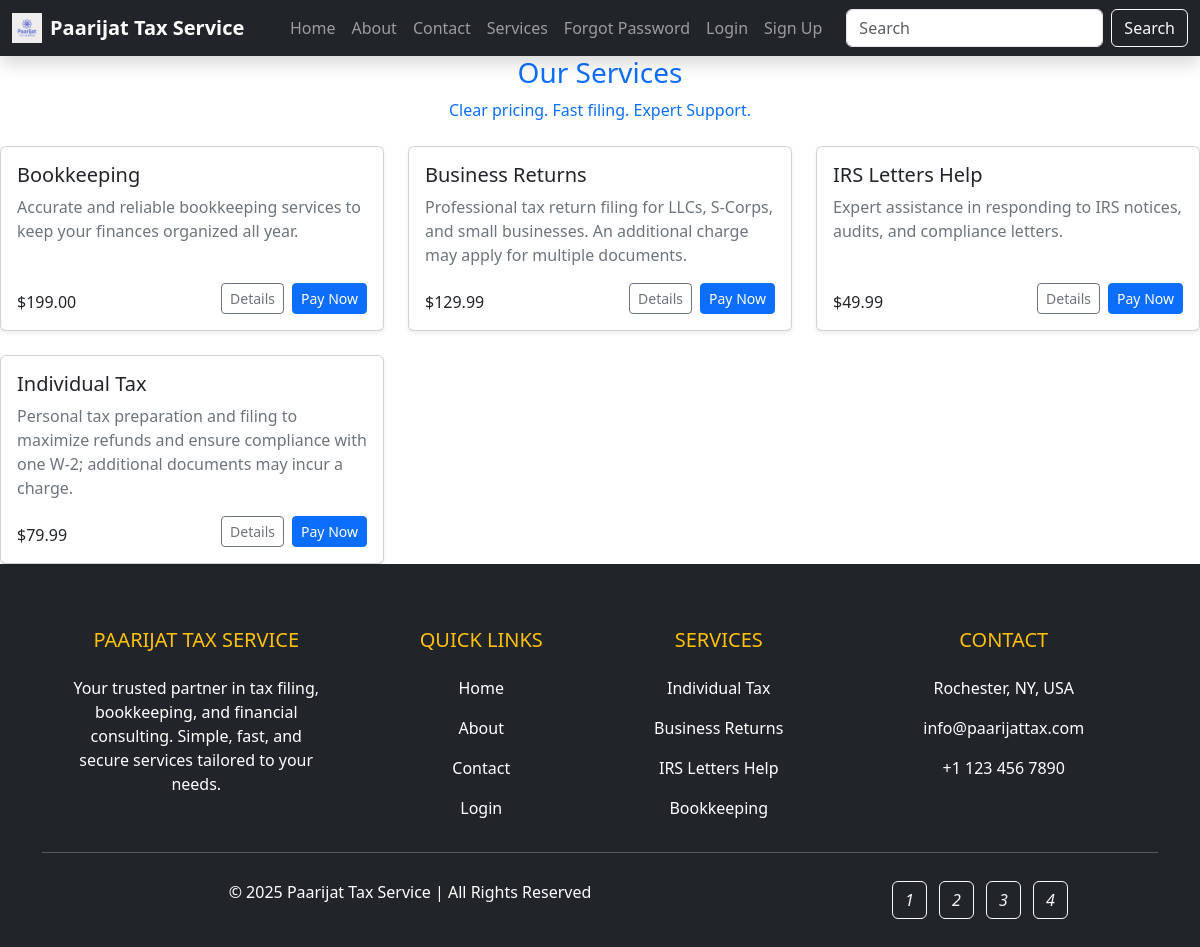
The app's page /service/ with its own data.
### service/models.py (models this page shows, shortened)
class Service(models.Model):
    title = models.CharField(max_length=120)
    slug = models.SlugField(unique=True)
    summary = models.TextField()
    price = models.DecimalField(max_digits=8, decimal_places=2)
    is_active = models.BooleanField(default=True)
    created_at = models.DateTimeField(auto_now_add=True)
    class Meta:
        ordering = ["title"]

### service/views.py (the view)
# urls.py: path('', views.service_list, name='list'),
def service_list(request):
    services = Service.objects.filter(is_active=True)
    return render(request, "service/service.html", {"services": services})

### templates/service/service.html (shortened to what this page needs)
{% extends 'base.html' %}
{% block content %}
<header class="mb-4 mt-5 text-center text-primary">
  <h1 class="h3 ">Our Services</h1>
  <p class="text-center">Clear pricing. Fast filing. Expert Support.</p>
</header>
<div class="row g-4">
  {% for service in services %}
  <div class="col-12 col-md-6 col-lg-4">
    <div class="card h-100 shadow-sm card-hover">
      <div class="card-body d-flex flex-column">
        <h2 class="h5">{{ service.title}}</h2>
        <p class="text-secondary mb-3">{{ service.summary}}</p>
        <div class="mt-auto d-flex justify-content-between align-items-end">
          <span class="fw-semibold-fs-5">${{ service.price }}</span>
          <div class="d-flex gap-2">
            <a href="{% url 'service:detail' service.slug %}" class="btn btn-outline-secondary btn-sm">Details</a>
            <a href="{% url 'service:pay' service.slug %}" class="btn btn-primary btn-sm">Pay Now</a>
          </div>
        </div>
      </div>
    </div>
  </div>
  {% endfor %}
</div>
{% endblock content %}

### templates/base.html (shortened to what this page needs)
{% load static %}
<!DOCTYPE html>
<html lang="en">
<head>
  <link href="https://cdn.jsdelivr.net/npm/bootstrap@5.3.7/dist/css/bootstrap.min.css" rel="stylesheet"
>
  <link rel="stylesheet" href="{% static 'css/main.css' %}">
</head>
<body>
    {% include 'navbar.html' %}
  <main>
    {% block content %}{% endblock %}
  </main>
  <footer class="bg-dark text-white pt-5 pb-4">
    <div class="container text-center text-md-left">
      <div class="row text-center text-md-left">
        <div class="col-md-3 col-lg-3 col-xl-3 mx-auto mt-3">
          <h5 class="text-uppercase mb-4 font-weight-bold text-warning">Paarijat Tax Service</h5>
          <p>Your trusted partner in tax filing, bookkeeping, and financial consulting. Simple, fast, and secure services tailored to your needs.</p>
        </div>
        <div class="col-md-2 col-lg-2 col-xl-2 mx-auto mt-3">
          <h5 class="text-uppercase mb-4 font-weight-bold text-warning">Quick Links</h5>
          <p><a href="{% url 'home' %}" class="text-white" style="text-decoration: none;">Home</a></p>
          <p><a href="{% url 'about' %}" class="text-white" style="text-decoration: none;">About</a></p>
          <p><a href="{% url 'contact' %}" class="text-white" style="text-decoration: none;">Contact</a></p>
          <p><a class="text-white" style="text-decoration: none;" href="{% url 'login' %}">Login</a></p>
        </div>
        <div class="col-md-3 col-lg-2 col-xl-2 mx-auto mt-3">
          <h5 class="text-uppercase mb-4 font-weight-bold text-warning">Services</h5>
          <p>Individual Tax</p>
          <p>Business Returns</p>
          <p>IRS Letters Help</p>
          <p>Bookkeeping</p>
        </div>
        <div class="col-md-4 col-lg-3 col-xl-3 mx-auto mt-3">
          <h5 class="text-uppercase mb-4 font-weight-bold text-warning">Contact</h5>
          <p> Rochester, NY, USA</p>
          <p> info@paarijattax.com</p>
          <p> +1 123 456 7890</p>
        </div>
      </div>
      <hr class="mb-4">
      <div class="row align-items-center">
        <div class="col-md-7 col-lg-8">
          <p>© 2025 Paarijat Tax Service | All Rights Reserved</p>
        </div>
        <div class="col-md-5 col-lg-4">
          <div class="text-center text-md-right">
            <a href="#" class="btn btn-outline-light btn-floating m-1" role="button"><i class="fab fa-facebook-f">1</i></a>
            <a href="#" class="btn btn-outline-light btn-floating m-1" role="button"><i class="fab fa-twitter">2</i></a>
            <a href="#" class="btn btn-outline-light btn-floating m-1" role="button"><i class="fab fa-instagram">3</i></a>
            <a href="#" class="btn btn-outline-light btn-floating m-1" role="button"><i class="fab fa-linkedin-in">4</i></a>
          </div>
        </div>
      </div>
    </div>
  </footer>
</body>
</html>

### templates/navbar.html (shortened to what this page needs)
{% load static %}
<nav class="navbar navbar-expand-lg navbar-dark bg-dark fixed-top shadow">
  <div class="container-fluid">
    <a class="navbar-brand fw-bold d-flex align-items-center" href="{% url 'root' %}">
  <img src="{% static 'images/logo.png' %}" alt="Logo" width="30" height="30" class="d-inline-block align-text-top me-2">
  Paarijat Tax Service
</a>
    <div class="collapse navbar-collapse" id="mainNavbar">
      <ul class="navbar-nav ms-auto mb-2 mb-lg-0">
        {% if user.is_authenticated %}
        <li class="nav-item"><a class="nav-link" href="{% url 'upload' %}">Upload documents</a></li>
        <li class="nav-item"><a class="nav-link" href="{% url 'password_change' %}">Change Password</a></li>
        <li class="nav-item"><a class="nav-link" href="{% url 'logout' %}">Logout</a></li>
        {% else %}
        <li class="nav-item"><a class="nav-link" href="{% url 'home' %}">Home</a></li>
        <li class="nav-item"><a class="nav-link" href="{% url 'about' %}">About</a></li>
        <li class="nav-item"><a class="nav-link" href="{% url 'contact' %}">Contact</a></li>
        <li class="nav-item"><a class="nav-link" href="{% url 'service:list' %}">Services</a></li>
        <li class="nav-item">
            <a class="nav-link" href="{% url 'password_reset_request' %}">Forgot Password</a>
        </li>
        <li class="nav-item"><a class="nav-link" href="{% url 'login' %}">Login</a></li>
        <li class="nav-item"><a class="nav-link" href="{% url 'signup' %}">Sign Up</a></li>
        {% endif %}
      </ul>
      <form class="d-flex ms-lg-3">
        <input class="form-control me-2" type="search" placeholder="Search">
        <button class="btn btn-outline-light">Search</button>
      </form>
    </div>
  </div>
</nav>

### static/css/main.css (style rules this page uses)
main { margin-top: 56px; }
footer { background-color: #3f4345; color: white; padding: 6px; text-align: center; }

### records on screen
Service: title "Bookkeeping", summary "Accurate and reliable bookkeeping services to keep your finances organized all year.", price "199.00"
Service: title "Business Returns", summary "Professional tax return filing for LLCs, S-Corps, and small businesses. An additional charge may apply for multiple documents.", price "129.99"
Service: title "IRS Letters Help", summary "Expert assistance in responding to IRS notices, audits, and compliance letters.", price "49.99"
Service: title "Individual Tax", summary "Personal tax preparation and filing to maximize refunds and ensure compliance with one W-2; additional documents may incur a charge.", price "79.99"
